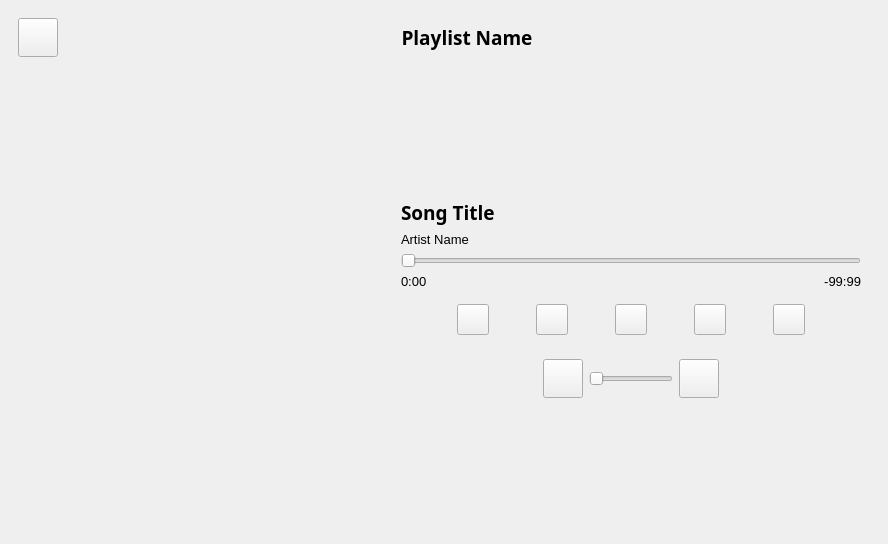
      <widget class="QWidget" name="player_page">
       <layout class="QHBoxLayout" name="horizontalLayout">
        <property name="spacing">
         <number>0</number>
        </property>
        <property name="leftMargin">
         <number>0</number>
        </property>
        <property name="topMargin">
         <number>0</number>
        </property>
        <property name="rightMargin">
         <number>0</number>
        </property>
        <property name="bottomMargin">
         <number>0</number>
        </property>
        <item>
         <widget class="QWidget" name="player_page_contents" native="true">
          <layout class="QVBoxLayout" name="verticalLayout_22">
           <item>
            <widget class="QWidget" name="player_page_header" native="true">
             <layout class="QHBoxLayout" name="horizontalLayout_9">
              <item>
               <widget class="QToolButton" name="player_page_back_button">
                <property name="cursor">
                 <cursorShape>PointingHandCursor</cursorShape>
                </property>
                <property name="text">
                 <string/>
                </property>
                <property name="icon">
                 <iconset resource="../resource.qrc">
                  <normaloff>:/resources/assets/images/go_back.png</normaloff>:/resources/assets/images/go_back.png</iconset>
                </property>
                <property name="iconSize">
                 <size>
                  <width>32</width>
                  <height>32</height>
                 </size>
                </property>
               </widget>
              </item>
              <item>
               <widget class="QLabel" name="player_page_playlist_label">
                <property name="sizePolicy">
                 <sizepolicy hsizetype="Preferred" vsizetype="Maximum">
                  <horstretch>0</horstretch>
                  <verstretch>0</verstretch>
                 </sizepolicy>
                </property>
                <property name="font">
                 <font>
                  <family>Segoe UI Semibold</family>
                  <pointsize>14</pointsize>
                  <bold>true</bold>
                 </font>
                </property>
                <property name="text">
                 <string>Playlist Name</string>
                </property>
                <property name="alignment">
                 <set>Qt::AlignCenter</set>
                </property>
               </widget>
              </item>
             </layout>
            </widget>
           </item>
           <item>
            <spacer name="verticalSpacer">
             <property name="orientation">
              <enum>Qt::Vertical</enum>
             </property>
             <property name="sizeHint" stdset="0">
              <size>
               <width>20</width>
               <height>40</height>
              </size>
             </property>
            </spacer>
           </item>
           <item>
            <widget class="QWidget" name="player_page_content" native="true">
             <layout class="QHBoxLayout" name="horizontalLayout_10">
              <item>
               <widget class="QWidget" name="widget" native="true">
                <property name="sizePolicy">
                 <sizepolicy hsizetype="Expanding" vsizetype="Preferred">
                  <horstretch>0</horstretch>
                  <verstretch>0</verstretch>
                 </sizepolicy>
                </property>
                <layout class="QVBoxLayout" name="verticalLayout_46">
                 <item alignment="Qt::AlignHCenter">
                  <widget class="QLabel" name="player_page_thumbnail">
                   <property name="sizePolicy">
                    <sizepolicy hsizetype="Preferred" vsizetype="Preferred">
                     <horstretch>0</horstretch>
                     <verstretch>0</verstretch>
                    </sizepolicy>
                   </property>
                   <property name="minimumSize">
                    <size>
                     <width>350</width>
                     <height>347</height>
                    </size>
                   </property>
                   <property name="maximumSize">
                    <size>
                     <width>350</width>
                     <height>350</height>
                    </size>
                   </property>
                   <property name="text">
                    <string/>
                   </property>
                   <property name="pixmap">
                    <pixmap resource="../resource.qrc">:/resources/assets/images/thumbnail_placeholder.png</pixmap>
                   </property>
                   <property name="scaledContents">
                    <bool>true</bool>
                   </property>
                  </widget>
                 </item>
                </layout>
               </widget>
              </item>
              <item>
               <widget class="QWidget" name="player_page_container" native="true">
                <property name="sizePolicy">
                 <sizepolicy hsizetype="Expanding" vsizetype="Maximum">
                  <horstretch>0</horstretch>
                  <verstretch>0</verstretch>
                 </sizepolicy>
                </property>
                <layout class="QVBoxLayout" name="verticalLayout_32">
                 <item>
                  <widget class="QLabel" name="player_page_song_label">
                   <property name="font">
                    <font>
                     <family>Segoe UI Semibold</family>
                     <pointsize>14</pointsize>
                     <bold>true</bold>
                    </font>
                   </property>
                   <property name="text">
                    <string>Song Title</string>
                   </property>
                  </widget>
                 </item>
                 <item>
                  <widget class="QLabel" name="player_page_artist_label">
                   <property name="font">
                    <font>
                     <family>Segoe UI Symbol</family>
                     <pointsize>10</pointsize>
                    </font>
                   </property>
                   <property name="text">
                    <string>Artist Name</string>
                   </property>
                  </widget>
                 </item>
                 <item>
                  <widget class="QSlider" name="player_page_slider">
                   <property name="orientation">
                    <enum>Qt::Horizontal</enum>
                   </property>
                  </widget>
                 </item>
                 <item>
                  <widget class="QWidget" name="player_duration_container" native="true">
                   <layout class="QHBoxLayout" name="horizontalLayout_12">
                    <property name="spacing">
                     <number>0</number>
                    </property>
                    <property name="leftMargin">
                     <number>0</number>
                    </property>
                    <property name="topMargin">
                     <number>0</number>
                    </property>
                    <property name="rightMargin">
                     <number>0</number>
                    </property>
                    <property name="bottomMargin">
                     <number>0</number>
                    </property>
                    <item>
                     <widget class="QLabel" name="player_page_startdur_label">
                      <property name="font">
                       <font>
                        <family>Segoe UI Symbol</family>
                        <pointsize>10</pointsize>
                       </font>
                      </property>
                      <property name="text">
                       <string>0:00</string>
                      </property>
                     </widget>
                    </item>
                    <item>
                     <widget class="QLabel" name="player_page_enddur_label">
                      <property name="font">
                       <font>
                        <family>Segoe UI Symbol</family>
                        <pointsize>10</pointsize>
                        <italic>false</italic>
                       </font>
                      </property>
                      <property name="text">
                       <string>-99:99</string>
                      </property>
                      <property name="alignment">
                       <set>Qt::AlignRight|Qt::AlignTrailing|Qt::AlignVCenter</set>
                      </property>
                     </widget>
                    </item>
                   </layout>
                  </widget>
                 </item>
                 <item>
                  <widget class="QWidget" name="player_page_buttons" native="true">
                   <layout class="QHBoxLayout" name="horizontalLayout_17">
                    <property name="spacing">
                     <number>0</number>
                    </property>
                    <item>
                     <widget class="QToolButton" name="player_page_shuffle_button">
                      <property name="text">
                       <string/>
                      </property>
                      <property name="icon">
                       <iconset resource="../resource.qrc">
                        <normaloff>:/resources/assets/images/shuffle_off.png</normaloff>
                        <normalon>:/resources/assets/images/shuffle.png</normalon>:/resources/assets/images/shuffle_off.png</iconset>
                      </property>
                      <property name="iconSize">
                       <size>
                        <width>24</width>
                        <height>24</height>
                       </size>
                      </property>
                      <property name="checkable">
                       <bool>true</bool>
                      </property>
                     </widget>
                    </item>
                    <item>
                     <widget class="QToolButton" name="player_page_previous_button">
                      <property name="text">
                       <string/>
                      </property>
                      <property name="icon">
                       <iconset resource="../resource.qrc">
                        <normaloff>:/resources/assets/images/previous.png</normaloff>:/resources/assets/images/previous.png</iconset>
                      </property>
                      <property name="iconSize">
                       <size>
                        <width>24</width>
                        <height>24</height>
                       </size>
                      </property>
                     </widget>
                    </item>
                    <item>
                     <widget class="QToolButton" name="player_page_play_pause_button">
                      <property name="text">
                       <string/>
                      </property>
                      <property name="icon">
                       <iconset resource="../resource.qrc">
                        <normaloff>:/resources/assets/images/play.png</normaloff>
                        <normalon>:/resources/assets/images/pause.png</normalon>:/resources/assets/images/play.png</iconset>
                      </property>
                      <property name="iconSize">
                       <size>
                        <width>24</width>
                        <height>24</height>
                       </size>
                      </property>
                      <property name="checkable">
                       <bool>true</bool>
                      </property>
                     </widget>
                    </item>
                    <item>
                     <widget class="QToolButton" name="player_page_next_button">
                      <property name="text">
                       <string/>
                      </property>
                      <property name="icon">
                       <iconset resource="../resource.qrc">
                        <normaloff>:/resources/assets/images/next.png</normaloff>:/resources/assets/images/next.png</iconset>
                      </property>
                      <property name="iconSize">
                       <size>
                        <width>24</width>
                        <height>24</height>
                       </size>
                      </property>
                     </widget>
                    </item>
                    <item>
                     <widget class="QToolButton" name="player_page_loop_button">
                      <property name="text">
                       <string/>
                      </property>
                      <property name="icon">
                       <iconset resource="../resource.qrc">
                        <normaloff>:/resources/assets/images/loop_off.png</normaloff>
                        <normalon>:/resources/assets/images/loop.png</normalon>:/resources/assets/images/loop_off.png</iconset>
                      </property>
                      <property name="iconSize">
                       <size>
                        <width>24</width>
                        <height>24</height>
                       </size>
                      </property>
                      <property name="checkable">
                       <bool>true</bool>
                      </property>
                     </widget>
                    </item>
                   </layout>
                  </widget>
                 </item>
                 <item>
                  <widget class="QWidget" name="player_page_volume_controls" native="true">
                   <layout class="QHBoxLayout" name="horizontalLayout_22">
                    <item>
                     <spacer name="horizontalSpacer_3">
                      <property name="orientation">
                       <enum>Qt::Horizontal</enum>
                      </property>
                      <property name="sizeHint" stdset="0">
                       <size>
                        <width>133</width>
                        <height>20</height>
                       </size>
                      </property>
                     </spacer>
                    </item>
                    <item>
                     <widget class="QToolButton" name="player_page_volume_down_button">
                      <property name="text">
                       <string/>
                      </property>
                      <property name="icon">
                       <iconset resource="../resource.qrc">
                        <normaloff>:/resources/assets/images/minus.png</normaloff>:/resources/assets/images/minus.png</iconset>
                      </property>
                      <property name="iconSize">
                       <size>
                        <width>32</width>
                        <height>32</height>
                       </size>
                      </property>
                     </widget>
                    </item>
                    <item>
                     <widget class="QSlider" name="player_page_volume_slider">
                      <property name="orientation">
                       <enum>Qt::Horizontal</enum>
                      </property>
                     </widget>
                    </item>
                    <item>
                     <widget class="QToolButton" name="player_page_volume_up_button">
                      <property name="text">
                       <string/>
                      </property>
                      <property name="icon">
                       <iconset resource="../resource.qrc">
                        <normaloff>:/resources/assets/images/plus.png</normaloff>:/resources/assets/images/plus.png</iconset>
                      </property>
                      <property name="iconSize">
                       <size>
                        <width>32</width>
                        <height>32</height>
                       </size>
                      </property>
                     </widget>
                    </item>
                    <item>
                     <spacer name="horizontalSpacer_4">
                      <property name="orientation">
                       <enum>Qt::Horizontal</enum>
                      </property>
                      <property name="sizeHint" stdset="0">
                       <size>
                        <width>133</width>
                        <height>20</height>
                       </size>
                      </property>
                     </spacer>
                    </item>
                   </layout>
                  </widget>
                 </item>
                </layout>
               </widget>
              </item>
             </layout>
            </widget>
           </item>
           <item>
            <spacer name="verticalSpacer_8">
             <property name="orientation">
              <enum>Qt::Vertical</enum>
             </property>
             <property name="sizeHint" stdset="0">
              <size>
               <width>20</width>
               <height>40</height>
              </size>
             </property>
            </spacer>
           </item>
          </layout>
         </widget>
        </item>
       </layout>
      </widget>
